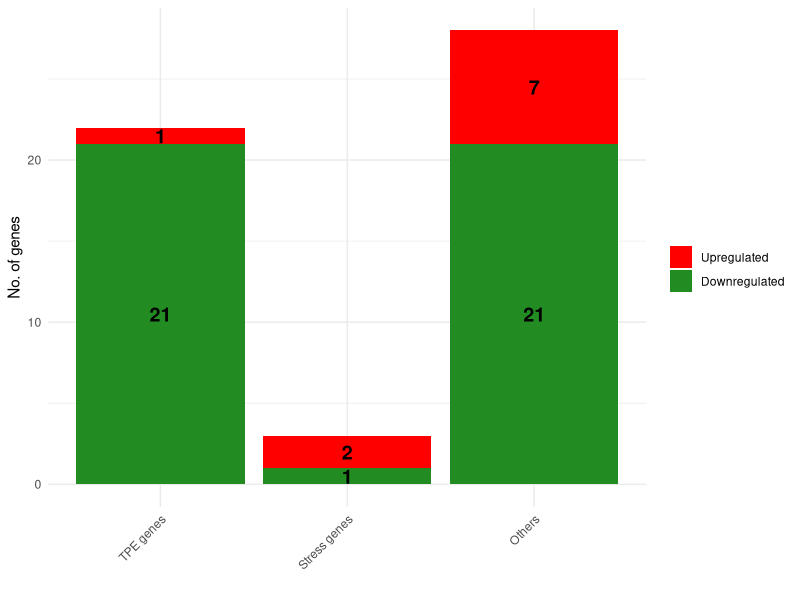
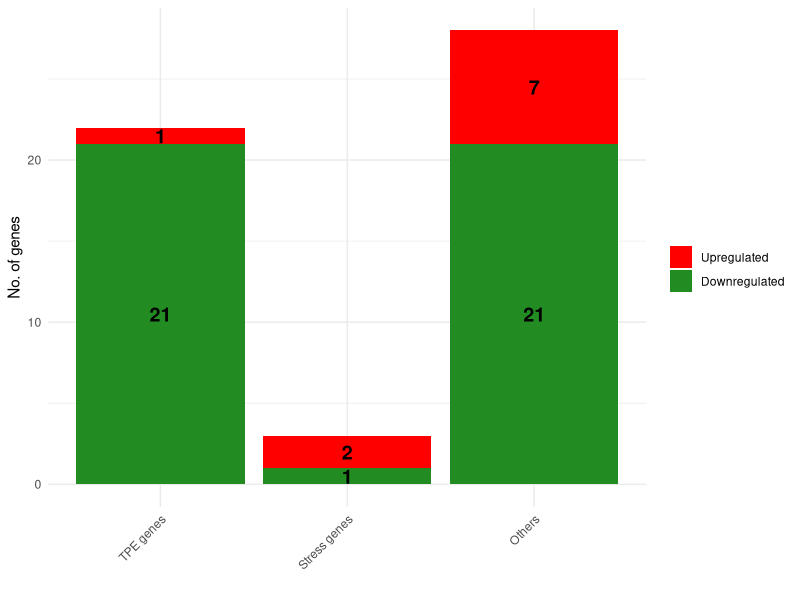

Write R code to recreate these figures, in order.
# Install and load the ggplot2 package
install.packages("ggplot2")
library(ggplot2)

# Create the data frame
data <- data.frame(
  Category = c("TPE genes", "Stress genes", "Others"),
  Upregulated = c(1, 2, 7),
  Downregulated = c(21, 1, 21)
)

# Convert the data to long format
data_long <- reshape2::melt(data, id.vars = "Category", variable.name = "Condition", value.name = "No_of_genes")

# Define the stacking order of conditions
data_long$Condition <- factor(
  data_long$Condition,
  levels = c("Upregulated", "Downregulated")
)

# Define the order of categories on the x-axis
data_long$Category <- factor(
  data_long$Category,
  levels = c("TPE genes", "Stress genes", "Others")
)

# Plot the stacked bar chart
ggplot(data_long, aes(x = Category, y = No_of_genes, fill = Condition)) +
  geom_bar(stat = "identity", position = "stack") +
  scale_fill_manual(values = c("red", "forestgreen")) +
  labs(y = "No. of genes", x = "", fill = "") +
  theme_minimal() +
  theme(axis.text.x = element_text(angle = 45, hjust = 1)) +
  geom_text(
  aes(label = No_of_genes),
  position = position_stack(vjust = 0.5),
  size = 5,
  fontface = "bold",
  colour = "black"
)

ggsave(
  "Gene_count_ggplot.png",
  width = 6,
  height = 4,
  units = "in",
  dpi = 300
)
